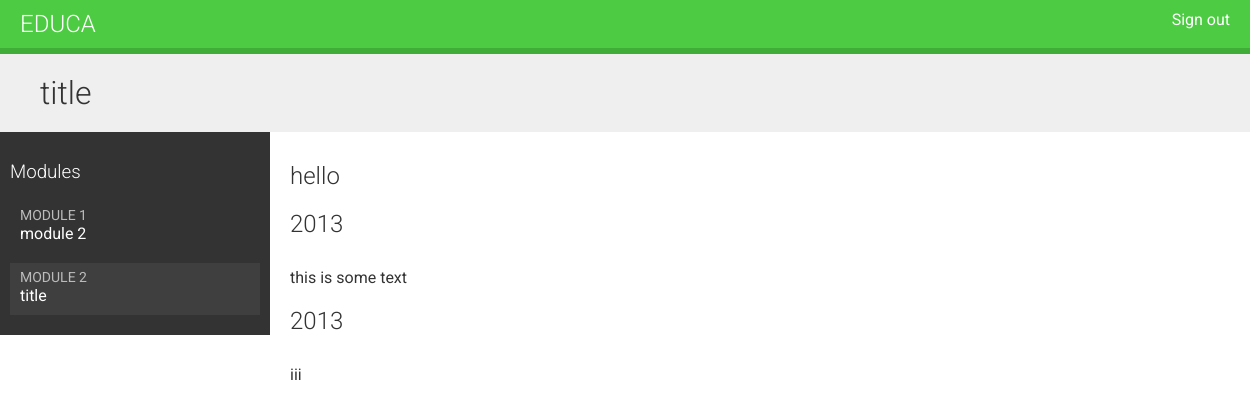
Page /students/course/2/3/ (signed in) on the committed database.
### courses/models.py (models this page shows, shortened)
class Module(models.Model):
    course = models.ForeignKey(Course,on_delete=models.CASCADE,related_name='modules')
    title = models.CharField(max_length=200)
    description = models.TextField()
    order = OrderField(blank=True,for_fields=['course'])
    class Meta:
        ordering = ['order']

class Content(models.Model):
    module = models.ForeignKey(Module,related_name="contents",on_delete=models.CASCADE)
    content_type = models.ForeignKey(ContentType,on_delete=models.CASCADE,limit_choices_to={'model__in':("text","video","image","file")})
    object_id = models.PositiveIntegerField()
    item = GenericForeignKey('content_type','object_id')
    order = OrderField(blank=True,for_fields=['Module'])
    class Meta:
        ordering = ['order']

class ItemBase(models.Model):
    instructor = models.ForeignKey(settings.AUTH_USER_MODEL,on_delete=models.CASCADE,related_name="%(class)s_related")
    title = models.CharField(max_length=200)
    created = models.DateTimeField(auto_now_add=True)
    updated = models.DateTimeField(auto_now=True)
    class Meta :
        abstract = True
    def render(self):
        return render_to_string(f'courses/content/{self._meta.model_name}.html',{'item':self})

class Video(ItemBase):
    url = models.URLField()

class Text(ItemBase):
    content = models.TextField()

### students/views.py (the view)
# urls.py: path('course/<pk>/',views.StudentCourseDetailView.as_view(),name='student_course_detail'),
class StudentCourseDetailView(DetailView):
    model = Course
    template_name = 'students/course/detail.html'
    def get_queryset(self):
        qs = super().get_queryset()
        return qs.filter(students__user__in=[self.request.user])
    def get_context_data(self,**kwargs):
        context = super().get_context_data(**kwargs)
        course = self.get_object()
        if 'module_id' in self.kwargs:
            context['module'] = course.modules.get(id=self.kwargs['module_id'])
        else:
            context['module'] = course.modules.first()
        return context

### students/templates/students/course/detail.html (shortened to what this page needs)
{% extends "base.html" %}
{% block content %}
  <h1>
    {{ module.title }}
  </h1>
  <div class="contents">
    <h3>Modules</h3>
    <ul id="modules">
      {% for m in object.modules.all %}
        <li data-id="{{ m.id }}" {% if m == module %}class="selected"{% endif %}>
          <a href="{% url "student_course_detail_module" object.id m.id %}">
            <span>
              Module <span class="order">{{ m.order|add:1 }}</span>
            </span>
            <br>
            {{ m.title }}
          </a>
        </li>
      {% empty %}
        <li>No modules yet.</li>
      {% endfor %}
    </ul>
  </div>
  <div class="module">
      {% for content in module.contents.all %}
        {% with item=content.item %}
          <h2>{{ item.title }}</h2>
          {{ item.render }}
        {% endwith %}
      {% endfor %}
  </div>
{% endblock %}

### courses/templates/courses/content/text.html
{{ item.content|linebreaks }}

### courses/static/css/base.css (style rules this page uses)
body { margin:0; font-family:'Roboto', sans-serif; font-weight:400; color:#333; }
a { color:#3fad37; text-decoration:none; }
ul { float:left; }
h1, h2, h3, h4, h5, h6 { font-family:'Roboto', sans-serif; font-weight:300; }
h1 { background:#efefef; width:100%; overflow:auto; padding:20px 0 20px 40px; margin:0; }
.module { padding:10px 20px; float:left; width:600px; }
.module p { margin:10px 0 20px; width:100%; float:left; }
.contents { width:20%; padding:10px; float:left; background:#333; color: #fff; font-family:'Roboto', sans-serif; }
.contents ul { list-style:none; margin:0; padding:0; width:100%; }
.contents ul li { margin:0 0 10px 0; padding:4px 10px 10px; overflow:auto; cursor:move; }
.contents ul li.selected { background:#3f3f3f; }
.contents ul span { text-transform:uppercase; color:#bbb; font-size:14px; }
.contents ul a { display:block; color:#fff; text-decoration:none; }

### rows in the picture
Module: title "title", order|add "2"
Module: order|add "1", title "module 2"
Content: item "hello"
Content: item "2013", item.content "this is some text"
Content: item "2013", item.content "iii"
